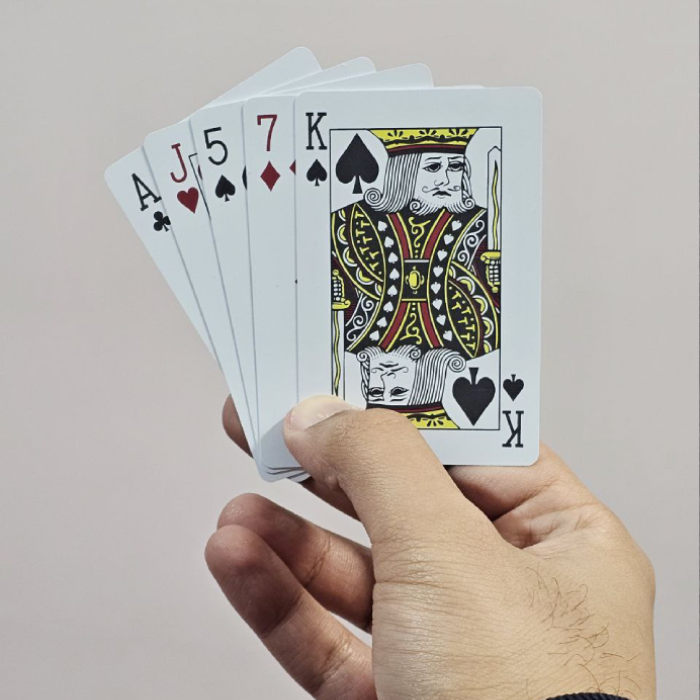
#> input picture balatro_recreation/hardware/images/real_img_1.png, 700 x 700 px
$ python image_to_epd.py ../../images/real_img_1.png out.png
#> lines starting #> are read from the running program, lines starting #| are printed output that depends on the picture
from pathlib import Path
from PIL import Image
import sys

WIDTH = 184
HEIGHT = 384


def main():
    if len(sys.argv) != 3:
        raise SystemExit("usage: python image_to_epd.py input.png output.h")

    src = Path(sys.argv[1])
    dst = Path(sys.argv[2])

    img = Image.open(src).convert("L")
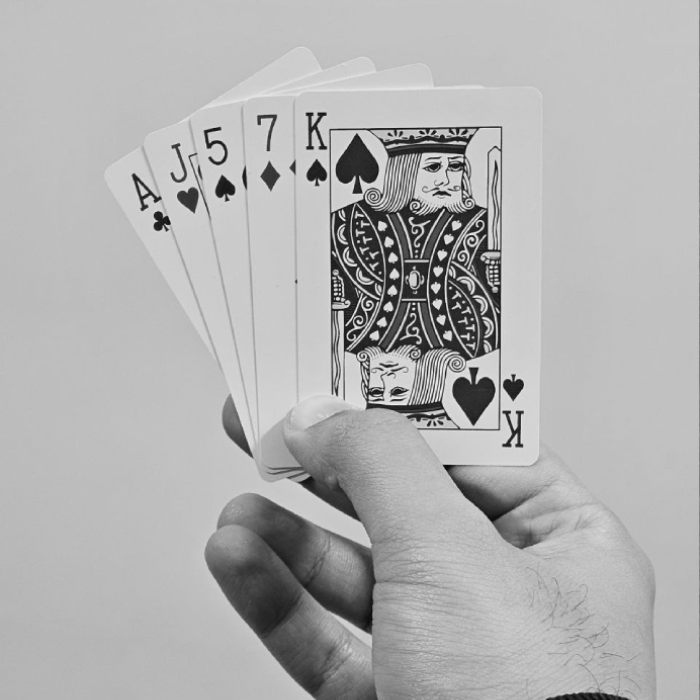
#> img: PIL image 700x700 L; min 8, max 244, mean 176.8
    if img.size != (WIDTH, HEIGHT):
        img = img.resize((WIDTH, HEIGHT), Image.Resampling.NEAREST)
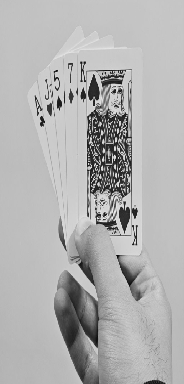
#> img: PIL image 184x384 L; min 8, max 242, mean 176.8

    with dst.open("w", encoding="utf-8") as f:
        f.write("#pragma once\n\n")
        f.write("// 184 x 384, 1 bit/pixel, white=1, black=0, MSB first.\n")
        f.write(f"const unsigned char gImage_test[{WIDTH * HEIGHT // 8}] = {{\n")

        for y in range(HEIGHT):
            row = []
            for x in range(0, WIDTH, 8):
                byte = 0
                for bit in range(8):
                    if img.getpixel((x + bit, y)) >= 128:
                        byte |= 1 << (7 - bit)
                row.append(byte)
            f.write("    " + ", ".join(f"0x{b:02X}" for b in row) + ",\n")

        f.write("};\n")


if __name__ == "__main__":
    main()

$ run again, on balatro_recreation/hardware/images/real_img_2.png
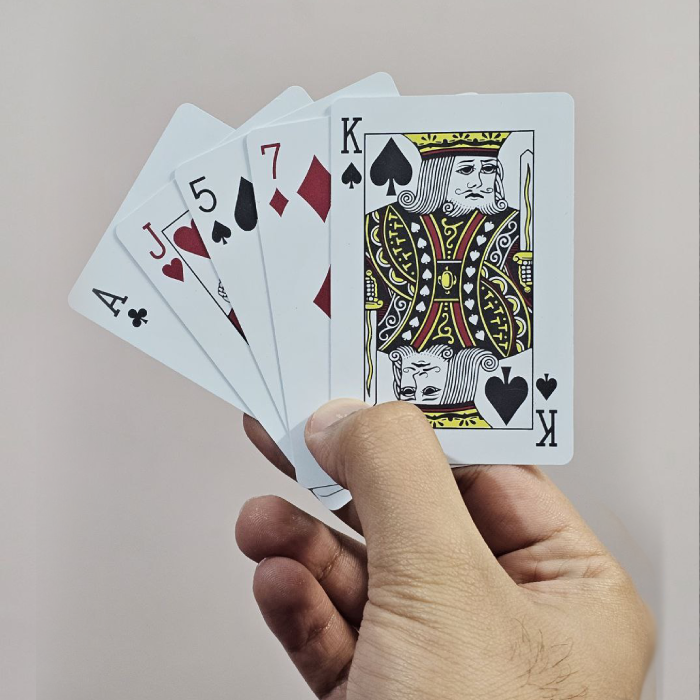
#> input picture balatro_recreation/hardware/images/real_img_2.png, 700 x 700 px
#> in main, `img = Image.open(src).convert("L")`:
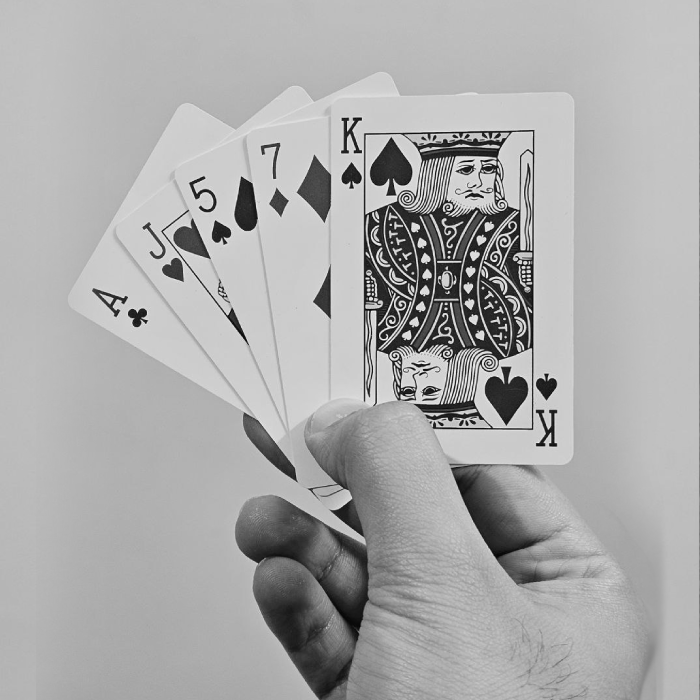
#> img: PIL image 700x700 L; min 4, max 248, mean 171.4
#> in main, `img = img.resize((WIDTH, HEIGHT), Image.Resampling.NEAREST)`:
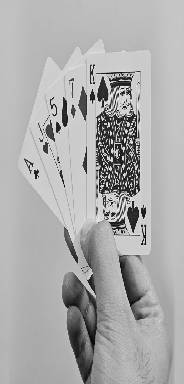
#> img: PIL image 184x384 L; min 5, max 247, mean 171.7
